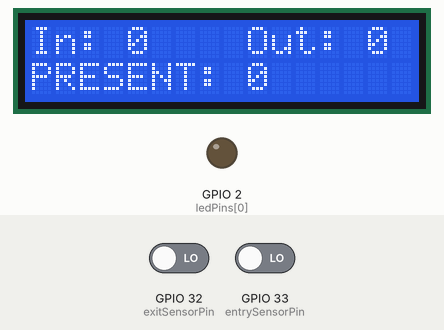
Recording of a sketch running on a simulated ESP32. Parts: 16×2 character LCD, output pins drawn as LEDs (lit = HIGH). The inputs (shaded band) are chosen by the test bench; at power-on: GPIO 33 (entrySensorPin) LOW, GPIO 32 (exitSensorPin) LOW.

Above: at 3.2 s.
3.3 s: GPIO 33 (entrySensorPin) driven HIGH
At 4.7 s:
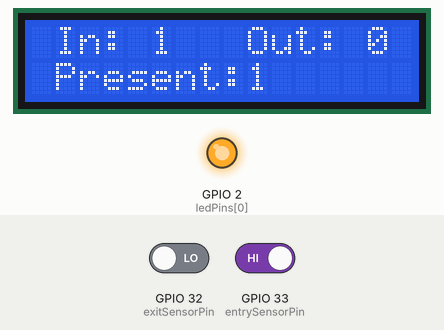
6.3 s: GPIO 32 (exitSensorPin) driven HIGH
At 8.1 s:
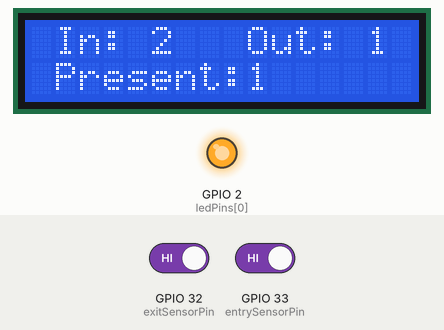
8.8 s: GPIO 33 (entrySensorPin) driven LOW
At 10.6 s:
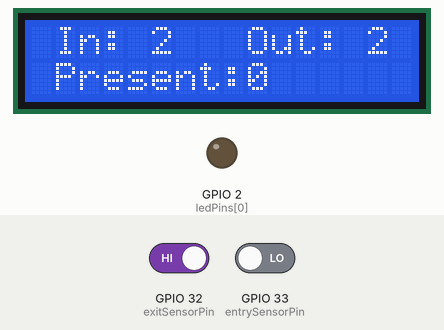
11.8 s: GPIO 33 (entrySensorPin) driven HIGH
At 14.2 s:
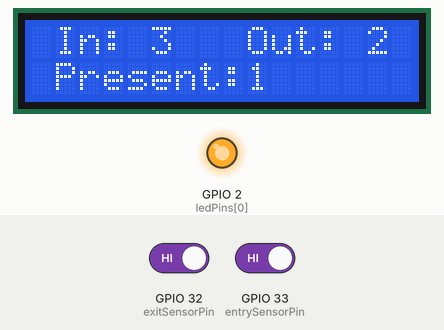
14.8 s: GPIO 32 (exitSensorPin) driven LOW
At 16.0 s:
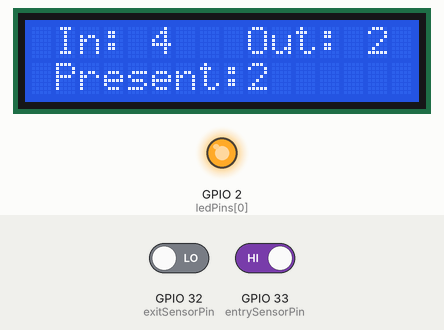
17.8 s: GPIO 32 (exitSensorPin) driven HIGH
At 20.6 s:
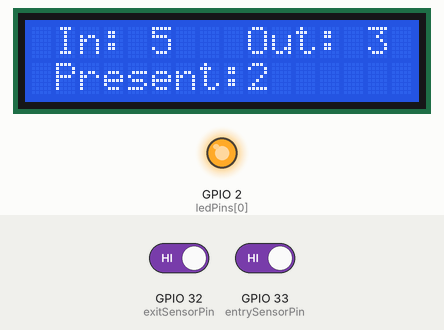
Timing chart, 0 to 21.8 s (numbered marks = the images above; inputs shaded):
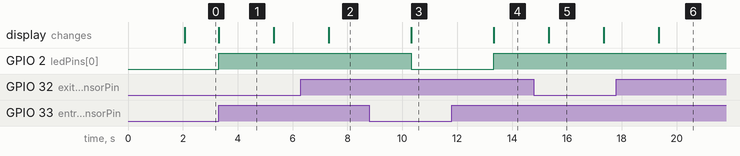

The sketch:

sketch_apr2a_ESP32_visitor.ino
```cpp
#include <LiquidCrystal.h>
// Define LCD pins
const int RS = 26;  // Register Select pin
const int EN = 25;  // Enable pin
const int D4 = 13;  // Data pin D4
const int D5 = 12;  // Data pin D5
const int D6 = 14;  // Data pin D6
const int D7 = 27;  // Data pin D7
#define RELAY1_PIN         05  // Relay 1
#define RELAY2_PIN         18  // Relay 2
#define RELAY3_PIN         19  // Relay 3
#define RELAY4_PIN         21  // Relay 4

LiquidCrystal lcd(RS, EN, D4, D5, D6, D7);

// IR sensor pin definitions
const int entrySensorPin = 33;
const int exitSensorPin = 32;

// LED pin definitions
const int ledPins[] = {2};
// Visitor count variables
int visitorsIn = 0;
int visitorsOut = 0;
int currentVisitors = 0;

void setup() {
  // Initialize LCD
  lcd.begin(16, 2);
  lcd.setCursor(0, 0);
  lcd.print("   WELCOME  TO ");
  lcd.setCursor(0, 1);
  lcd.print("SMART CLASSROOM");
  delay(2000);
  lcd.clear();

  lcd.print("In: ");
  lcd.print(visitorsIn);
  lcd.setCursor(8, 0);
  lcd.print(" Out: ");
  lcd.print(visitorsOut);
  lcd.setCursor(0, 1); // Second row
  lcd.print("PRESENT: ");
  lcd.print(currentVisitors);

  // Set up IR sensor pins
  pinMode(entrySensorPin, INPUT);
  pinMode(exitSensorPin, INPUT);

  // Set up LED pins
  for (int i = 0; i < 4; i++) {
    pinMode(ledPins[i], OUTPUT);
    digitalWrite(ledPins[i], LOW); // Turn OFF all LEDs initially
  }
}

void loop() {
  // Check entry sensor
  if (digitalRead(entrySensorPin) == HIGH) {
    visitorsIn++;
    updateVisitorCount();
    delay(2000); // Debounce delay
  }

  // Check exit sensor
  if (digitalRead(exitSensorPin) == HIGH) {
    visitorsOut++;
    updateVisitorCount();
    delay(3000); // Debounce delay
  }
}
void controlRelays() {
  if (currentVisitors > 0) {
    // Turn ON all relays
    digitalWrite(RELAY1_PIN, HIGH);
    digitalWrite(RELAY2_PIN, HIGH);
    digitalWrite(RELAY3_PIN, HIGH);
    digitalWrite(RELAY4_PIN, HIGH);
  } else {
    // Turn OFF all relays
    digitalWrite(RELAY1_PIN, LOW);
    digitalWrite(RELAY2_PIN, LOW);
    digitalWrite(RELAY3_PIN, LOW);
    digitalWrite(RELAY4_PIN, LOW);
  }
}

void updateVisitorCount() {
  // Calculate current visitors
  currentVisitors = visitorsIn - visitorsOut;

  // Update LCD display
  lcd.clear();
  lcd.setCursor(1, 0);
  lcd.print("In: ");
  lcd.print(visitorsIn);
  lcd.setCursor(8, 0);
  lcd.print(" Out: ");
  lcd.print(visitorsOut);
  lcd.setCursor(0, 1); // Second row
  lcd.print(" Present:");
  lcd.print(currentVisitors);

  // Update LEDs based on current visitors
  for (int i = 0; i < 4; i++) {
    if (currentVisitors >= 1) {
      digitalWrite(ledPins[i], HIGH); // Turn ON LEDs
    } else {
      digitalWrite(ledPins[i], LOW); // Turn OFF LEDs
    }
  }
}
```

Measured:
- after the input at 3.3 s, GPIO 2 (ledPins[0]): LOW → HIGH at once; the display: changes at once (image 1)
- after the input at 6.3 s, the display: changes after 1.0 s (image 2)
- after the input at 8.8 s, GPIO 2 (ledPins[0]): HIGH → LOW after 1.5 s; the display: changes after 1.5 s (image 3)
- after the input at 11.8 s, GPIO 2 (ledPins[0]): LOW → HIGH after 1.5 s; the display: changes after 1.5 s (image 4)
- after the input at 14.8 s, GPIO 2 (ledPins[0]): stays HIGH (without the input it goes to LOW after 0.53 s); the display: changes after 0.53 s (image 5)
- what the display in image 1 shows lasts 2.0 s, from 3.3 s to 5.3 s
